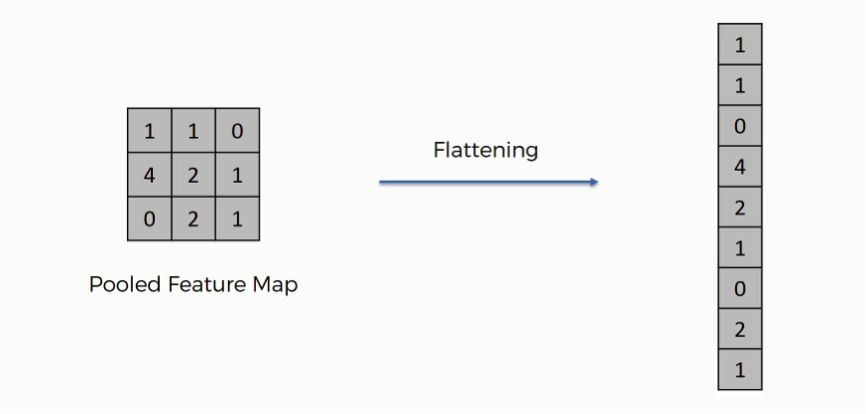
#> input picture Machine Learning/Deep Learning/Convolutional Neural Network/Flattening/images/flatten.png, 866 x 414 px
$ jupyter execute flattening.ipynb
#> lines starting #> are read from the running program, lines starting #| are printed output that depends on the picture
1. [Flattening](#flattening)

#### Flattening:
- it is performed after the pooling layer and before the fully connected layer
- converts the data from a multi dimensional output matrix to a 1 dimensional array vector

[cell 1]
from PIL import Image
from IPython.display import display

img = Image.open('images/flatten.png')
#> img is the input picture: PIL image 866x414 RGBA; mean R, G, B, A 240.8, 240.8, 239.9, 254.1
new_image = img.resize((600, 300))
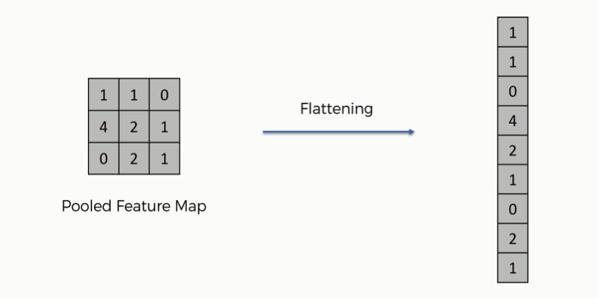
#> new_image: PIL image 600x300 RGBA; mean R, G, B, A 241.3, 241.3, 240.4, 254.1; transparent parts drawn white
display(new_image)
